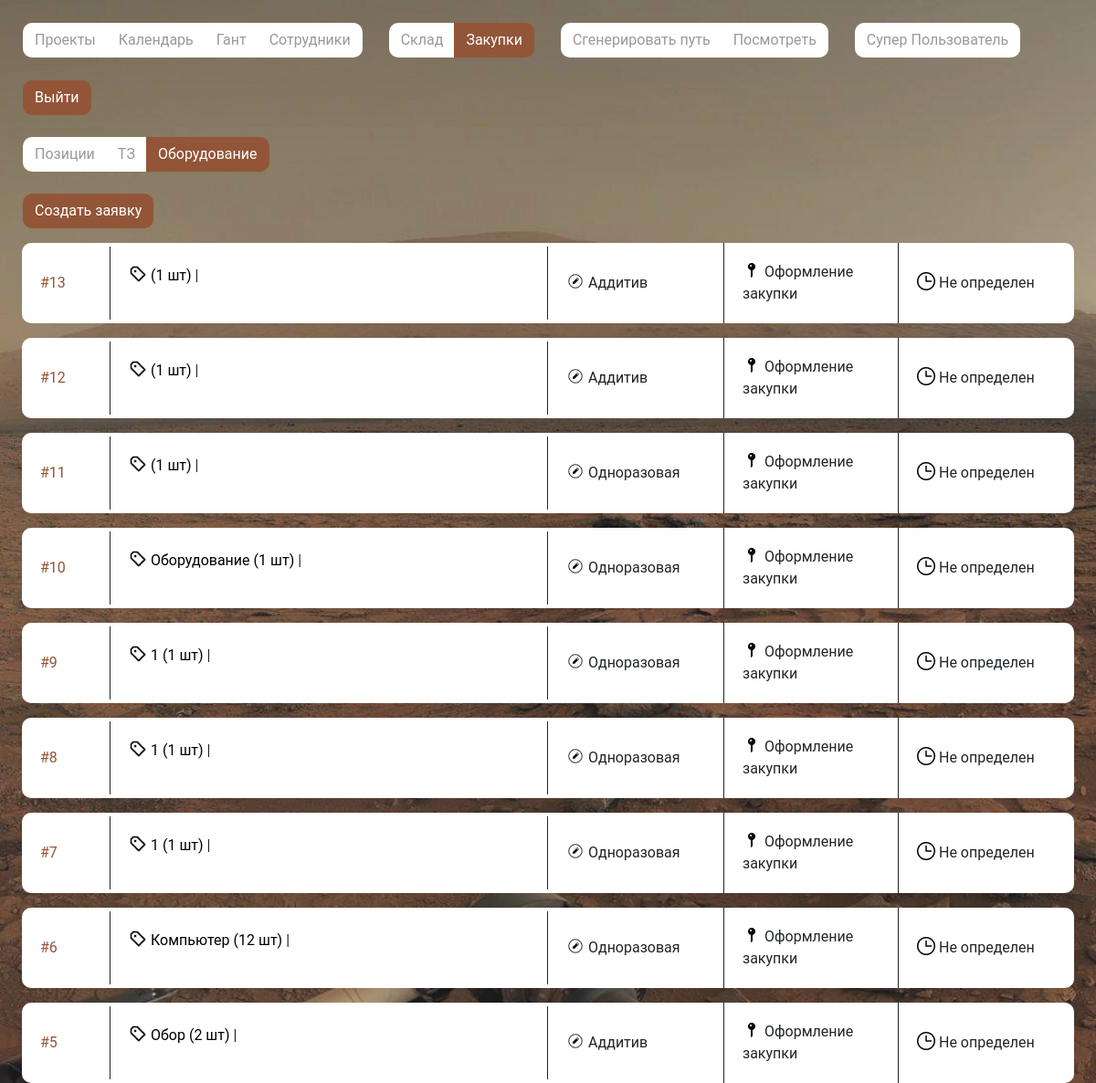
The app's page /mrp/purchase/purchase?type=equipment (signed in) with its own data.
### mrp/models.py (models this page shows, shortened)
class EquipmentApplication(models.Model):
    payment_forms = (
        ('Постоплата', 'Постоплата'),
        ('30/70', '30/70'),
    )
    class Meta:
        db_table = "EquipmentApplications"
        verbose_name = "Заявка на оборудование"
        verbose_name_plural = "Заявки на оборудование"
    purchase_topic = models.ForeignKey(verbose_name="Тема закупки", to="Purchase_topic", on_delete=models.PROTECT)
    creator = models.ForeignKey(verbose_name="Создатель", to=User, on_delete=models.PROTECT, null=True)
    status = models.ForeignKey(verbose_name="Статус", to="Status", on_delete=models.PROTECT)
    payment_form = models.CharField(verbose_name="Оплата", choices=payment_forms, max_length=100)
    provider = models.ForeignKey(to="Provider", verbose_name="Поставщик", on_delete=models.PROTECT)
    deadline = models.DateField(verbose_name="Срок поставки", blank=True, null=True)
    equipment = models.ManyToManyField("Equipment", blank=True, verbose_name="Оборудование")

class Equipment(models.Model):
    class Meta:
        db_table = "Equipments"
        verbose_name = "Оборудование"
        verbose_name_plural = "Оборудование"
    name = models.CharField(verbose_name="Название", max_length=1000)
    quantity = models.IntegerField(verbose_name="Количество")
    link = models.CharField(verbose_name="Ссылка", max_length=1000)

class Purchase_topic(models.Model):
    class Meta:
        db_table = "Purchase topics"
        verbose_name = "Тема закупок"
        verbose_name_plural = "Темы закупок"
    title = models.CharField(verbose_name="Название", max_length=300)
    stage = models.IntegerField(verbose_name="Этап", blank=True, null=True)

class Status(models.Model):
    class Meta:
        db_table = "Statuses"
        verbose_name = "Статус"
        verbose_name_plural = "Статусы"
    title = models.CharField(verbose_name="Название", max_length=300)
    def __str__(self) -> str:
        return self.title

### mrp/views.py (the view, shortened to what this page needs)
# urls.py: path('purchase/<str:link>', purchase, name='purchase'),
def purchase(request, link):
    last_obj = Path.objects.order_by('-id').first()
    req_path = request.path.replace('/purchase', '', 1)
    last_path = f'{req_path}/{last_obj}'
    print(last_path)
    link_name = 'purchase'
    if link == "purchase":
        add_link_name = "add_application"
        user_info = {
            "AddLab": request.user.groups.filter(name='AddLab').exists() if request.user.is_authenticated else False,
            "CaramLab": request.user.groups.filter(name='Ceramist').exists() if request.user.is_authenticated else False,
            "PurS": request.user.groups.filter(name='purchasing_specialist').exists() if request.user.is_authenticated else False,
            "CanAddPath": request.user.groups.filter(name='adder_path').exists() if request.user.is_authenticated else False,
        }
        '''
        Функция отображения заявок на закупки
        По GET-запросу передается какой тип заявок отображать (по позициям (appl), по ТЗ (technical_specification), по оборудованию (equipment))
        '''
        types = request.GET.get("type", "appl")
        topics = Purchase_topic.objects.all()
        statuses = Status.objects.all()
        nav_state = {"projects": "",
                    "hant": "",
                    "calendar": "",
                    "employees": "",
                    "warehouse": "",
                    "purchase":  "active"
                    }
        if types == "appl":
            data = {
                "nav": nav_state,
                "appl": applications,
                "units": units,
                "status": statuses,
                "objects": obj_for_add,
                "topics": topics,
                "user_info": user_info,
                "units_by_obj": units_by_obj,
                "link_name": link_name,
                "add_link_name": add_link_name,
                "last_path": last_path,
            }
            return render(request, "purchase.html", data)
        elif types == "equipment":
            applications = EquipmentApplication.objects.all().order_by("-id")
            equipment = Equipment.objects.all()
            data = {
                "nav": nav_state,
                "appl": applications,
                "objects": equipment,
                "status": statuses,
                "topics": topics,
                "user_info": user_info,
                "link_name": link_name,
                "add_link_name": add_link_name,
            }
            return render(request, "purchase_e.html", data)

### mrp/models.py (called while the page is built)
    def __str__(self) -> str:
        return self.name

    def __str__(self):
        return str(self.path)

### templates/purchase_e.html (shortened to what this page needs)
{% extends "base.html" %}{% load static %}{% block content %}
<br>
<div class="btn-group mt-4" role="group" aria-label="Basic example">
  <a href="{% url "purchase" link_name %}" class="btn btn-custom">Позиции</a>
  <a href="{% url "purchase" link_name %}?type=technical_specification" class="btn btn-custom">ТЗ</a>
  <a href="{% url "purchase" link_name %}?type=equipment" class="btn btn-custom active">Оборудование</a>
</div>
<br>
<div class="btn-group mt-4" role="group" aria-label="Basic example">
  <a class="btn btn-custom active" alt="Добавить проект" id="myBtn">Создать заявку</a>
</div>
{% for a in appl %}
{% if a.status.id != 5 %}
<div class="card mt-3 mr-4 ml-4" style="max-width: 100%; width: auto">
  <div class="row no-gutters d-flex align-items-center" style="width: 100%">
    <div class="col-md-1" style="color: #925537">
      <div class="card-body">
        <a class="card-text" data-toggle="collapse" {% if user_info.PurS %} href="#collapseInf{{a.id}}" role="button" aria-expanded="false" aria-controls="collapseExample"{% endif %} style="color: #925537">#{{a.id}}</a>
      </div>
    </div>
    <div
      class="col-md-5"
      style="border-right: 1px solid; border-left: 1px solid"
    >
      <div class="card-body" style="">
        <p class="card-text"><img src="{% static "img/bx_purchase-tag-alt.png" %}"
          width="20" height="20" alt="Оплата:">
          {% for p in a.equipment.all %} <a href="{{p.link}}">{{p.name}} ({{p.quantity}} шт)</a> | {% endfor %}
        </p>
      </div>
    </div>
    <div class="col-md-2">
      <div class="card-body">
        <p class="card-text"><img src="{% static "img/material-symbols-light_draft-orders.png" %}"
          width="20" height="20" alt="Тема:"> {{a.purchase_topic.title}}</p>
      </div>
    </div>
    <div
      class="col-md-2"
      style="border-right: 1px solid; border-left: 1px solid"
    >
      <div class="card-body">
        <p class="card-text {% if a.status.id == 6 %} zq {% endif %}"><img src="{% static "img/dashicons_post-status.png" %}"
          width="20" height="20" alt="Статус:"> {{a.status}}</p>
      </div>
    </div>
    <div class="col-md-2">
      <div class="card-body">
        <p class="card-text">
          <img src="{% static "img/Vector.png" %}"
          width="20" height="20" alt="Примерная дата поставки:"> {% if a.deadline %}{{a.deadline | date:"d.m.Y"}} {% else %}Не
          определен{% endif %}
        </p>
      </div>
    </div>
  </div>
</div>
{% endif %}
{% endfor %}
{% endblock content %}

### templates/inc/_nav.html (shortened to what this page needs)
<div class="container mt-0 mr-0 ml-0" style="padding: 0">
  {% if user_info.AddLab %}
  <div class="btn-group" role="group" aria-label="Basic example">
    <a href="{% url "projects" %}" type="button" class="btn btn-custom {{nav.projects}}">Проекты</a>
    <a href="{% url "calendar" %}" type="button" class="btn btn-custom {{nav.calendar}}">Календарь</a>
    <a href="{% url "gantt" %}" type="button" class="btn btn-custom {{nav.hant}}">Гант</a>
    <a href="{% url "staff" %}" type="button" class="btn btn-custom {{nav.employees}}">Сотрудники</a>
  </div>
  <div class="btn-group" role="group" aria-label="Basic example">
    <a href="{% url "warehouse" %}" type="button" class="btn btn-custom {{nav.warehouse}}">Склад</a>
    <a href="{% url "purchase" "purchase"%}" type="button" class="btn btn-custom {{nav.purchase}}">Закупки</a>
  </div>
  <div class="btn-group" role="group" aria-label="Basic example">
    {% if user_info.CanAddPath %}
    <a href="{% url "gen_path" %}" type="button" class="btn btn-custom">Сгенерировать путь</a>
    <a href="{{last_path}}" type="button" class="btn btn-custom">Посмотреть</a>
    {% endif %}
  </div>
  {% endif %}
  {% if user.is_authenticated %}
  <div class="btn-group" role="group" aria-label="Basic example">
  <a class="btn btn-custom">{{ user.first_name }} {{ user.last_name }} </a>
  </div>
  {% endif %}
  <div class="btn-group" role="group" aria-label="Basic example">
  {% if user.is_authenticated %}
  <form method="post" action="{% url 'logout' %}">
    <button type="submit" class="btn btn-custom active">Выйти</button>
  </form>
  {% else %}
  <form method="post" action="{% url 'login' %}">
    {% csrf_token %}
    <button type="submit" class="btn btn-custom active">Войти</button>
  </form>
  {% endif %}
</div>

### add_crm/static/css/main.css (style rules this page uses)
* { box-sizing: border-box; font-family: 'Roboto', sans-serif; list-style: none; margin: 0; outline: none; padding: 0; }
body { margin: 0; padding: 0; overflow-y: scroll; visibility: hidden; }
a { color: #000000; }
.btn-custom { border-radius: 10px; }
.btn-custom.active { background-color: #925537; color: white; }
.btn-custom:not(.active) { background-color: white; color: #50505095; }
.container, .container-md, .container-sm { max-width: 1512px; }
.btn-group { margin-left: 25px; margin-top: 25px; }
.card { position: relative; width: 100%; max-width: 360px; display: flex; padding: 0 0 0 0; flex-direction: column; align-items: center; border-radius: 10px !important; border: 0 !important; background: #FFF; align-self: stretch; margin-right: 50px; }
.containereg:before, .container:after { content: ""; display: block; clear: both; }
:root { --white: #fff; --divider: lightgrey; --body: #f5f7f8; }

### records on screen
EquipmentApplication: id "13", purchase_topic "Аддитив", status "Оформление закупки", shows "Не определен"
Equipment: quantity "1"
EquipmentApplication: id "12", purchase_topic "Аддитив", status "Оформление закупки", shows "Не определен"
Equipment: quantity "1"
EquipmentApplication: id "11", purchase_topic "Одноразовая", status "Оформление закупки", shows "Не определен"
Equipment: quantity "1"
EquipmentApplication: id "10", purchase_topic "Одноразовая", status "Оформление закупки", shows "Не определен"
Equipment: name "Оборудование", quantity "1"
EquipmentApplication: id "9", purchase_topic "Одноразовая", status "Оформление закупки", shows "Не определен"
Equipment: name "1", quantity "1"
EquipmentApplication: id "8", purchase_topic "Одноразовая", status "Оформление закупки", shows "Не определен"
Equipment: name "1", quantity "1"
EquipmentApplication: id "7", purchase_topic "Одноразовая", status "Оформление закупки", shows "Не определен"
Equipment: name "1", quantity "1"
EquipmentApplication: id "6", purchase_topic "Одноразовая", status "Оформление закупки", shows "Не определен"
Equipment: name "Компьютер", quantity "12"
EquipmentApplication: id "5", purchase_topic "Аддитив", status "Оформление закупки", shows "Не определен"
Equipment: name "Обор", quantity "2"

### other values on screen
{{ user.first_name }} "Супер"
{{ user.last_name }} "Пользователь"
